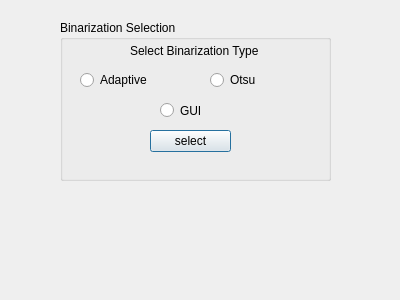
<?xml version="1.0" encoding="UTF-8"?>
<ui version="4.0">
 <class>Binary</class>
 <widget class="QDialog" name="Binary">
  <property name="geometry">
   <rect>
    <x>0</x>
    <y>0</y>
    <width>400</width>
    <height>300</height>
   </rect>
  </property>
  <property name="windowTitle">
   <string>Dialog</string>
  </property>
  <widget class="QGroupBox" name="groupBox">
   <property name="geometry">
    <rect>
     <x>60</x>
     <y>20</y>
     <width>271</width>
     <height>161</height>
    </rect>
   </property>
   <property name="title">
    <string>Binarization Selection</string>
   </property>
   <widget class="QRadioButton" name="radioButton">
    <property name="geometry">
     <rect>
      <x>20</x>
      <y>50</y>
      <width>102</width>
      <height>20</height>
     </rect>
    </property>
    <property name="text">
     <string>Adaptive</string>
    </property>
   </widget>
   <widget class="QRadioButton" name="radioButton_2">
    <property name="geometry">
     <rect>
      <x>150</x>
      <y>50</y>
      <width>102</width>
      <height>20</height>
     </rect>
    </property>
    <property name="text">
     <string>Otsu</string>
    </property>
   </widget>
   <widget class="QRadioButton" name="radioButton_3">
    <property name="geometry">
     <rect>
      <x>100</x>
      <y>80</y>
      <width>51</width>
      <height>21</height>
     </rect>
    </property>
    <property name="text">
     <string>GUI</string>
    </property>
   </widget>
   <widget class="QLabel" name="label">
    <property name="geometry">
     <rect>
      <x>70</x>
      <y>20</y>
      <width>151</width>
      <height>21</height>
     </rect>
    </property>
    <property name="text">
     <string>Select Binarization Type</string>
    </property>
   </widget>
   <widget class="QPushButton" name="pushButton">
    <property name="geometry">
     <rect>
      <x>90</x>
      <y>110</y>
      <width>81</width>
      <height>22</height>
     </rect>
    </property>
    <property name="text">
     <string>select</string>
    </property>
   </widget>
  </widget>
 </widget>
 <resources/>
 <connections/>
</ui>
